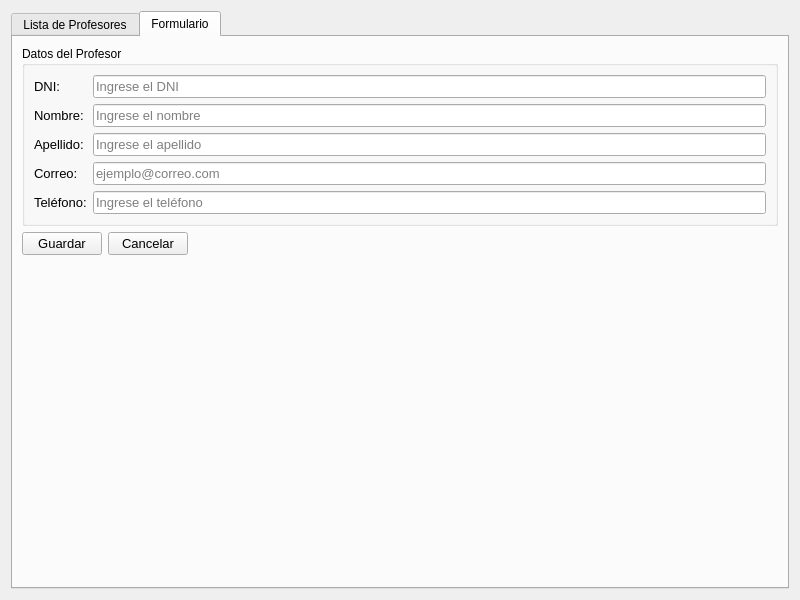
<?xml version="1.0" encoding="UTF-8"?>
<ui version="4.0">
 <class>Dialog</class>
 <widget class="QDialog" name="Dialog">
  <property name="geometry">
   <rect>
    <x>0</x>
    <y>0</y>
    <width>800</width>
    <height>600</height>
   </rect>
  </property>
  <property name="minimumSize">
   <size>
    <width>800</width>
    <height>600</height>
   </size>
  </property>
  <property name="windowTitle">
   <string>Gestión de Profesores</string>
  </property>
  <layout class="QVBoxLayout" name="verticalLayout">
   <item>
    <widget class="QTabWidget" name="tabWidget">
     <property name="currentIndex">
      <number>1</number>
     </property>
     <widget class="QWidget" name="tabLista">
      <attribute name="title">
       <string>Lista de Profesores</string>
      </attribute>
      <layout class="QVBoxLayout" name="verticalLayout_2">
       <item>
        <widget class="QTableWidget" name="tlbProfesores">
         <property name="alternatingRowColors">
          <bool>true</bool>
         </property>
         <property name="selectionBehavior">
          <enum>QAbstractItemView::SelectRows</enum>
         </property>
         <property name="sortingEnabled">
          <bool>true</bool>
         </property>
         <column>
          <property name="text">
           <string>DNI</string>
          </property>
         </column>
         <column>
          <property name="text">
           <string>Nombre</string>
          </property>
         </column>
         <column>
          <property name="text">
           <string>Apellido</string>
          </property>
         </column>
         <column>
          <property name="text">
           <string>Correo</string>
          </property>
         </column>
         <column>
          <property name="text">
           <string>Teléfono</string>
          </property>
         </column>
        </widget>
       </item>
       <item>
        <layout class="QHBoxLayout" name="horizontalLayout">
         <item>
          <widget class="QPushButton" name="btnAgregar">
           <property name="text">
            <string>Agregar Profesor</string>
           </property>
          </widget>
         </item>
         <item>
          <widget class="QPushButton" name="btnEditar">
           <property name="text">
            <string>Editar Profesor</string>
           </property>
          </widget>
         </item>
         <item>
          <widget class="QPushButton" name="btnEliminar">
           <property name="text">
            <string>Eliminar Profesor</string>
           </property>
          </widget>
         </item>
         <item>
          <spacer name="horizontalSpacer">
           <property name="orientation">
            <enum>Qt::Horizontal</enum>
           </property>
           <property name="sizeHint" stdset="0">
            <size>
             <width>40</width>
             <height>20</height>
            </size>
           </property>
          </spacer>
         </item>
         <item>
          <widget class="QPushButton" name="btnCerrar">
           <property name="text">
            <string>Cerrar</string>
           </property>
          </widget>
         </item>
        </layout>
       </item>
      </layout>
     </widget>
     <widget class="QWidget" name="tabFormulario">
      <attribute name="title">
       <string>Formulario</string>
      </attribute>
      <layout class="QVBoxLayout" name="verticalLayout_3">
       <item>
        <widget class="QGroupBox" name="groupBox">
         <property name="font">
          <font>
           <pointsize>9</pointsize>
          </font>
         </property>
         <property name="title">
          <string>Datos del Profesor</string>
         </property>
         <layout class="QFormLayout" name="formLayout">
          <item row="0" column="0">
           <widget class="QLabel" name="label">
            <property name="font">
             <font>
              <pointsize>10</pointsize>
             </font>
            </property>
            <property name="text">
             <string>DNI:</string>
            </property>
           </widget>
          </item>
          <item row="0" column="1">
           <widget class="QLineEdit" name="txtDNI">
            <property name="font">
             <font>
              <pointsize>10</pointsize>
             </font>
            </property>
            <property name="placeholderText">
             <string>Ingrese el DNI</string>
            </property>
           </widget>
          </item>
          <item row="1" column="0">
           <widget class="QLabel" name="label_2">
            <property name="font">
             <font>
              <pointsize>10</pointsize>
             </font>
            </property>
            <property name="text">
             <string>Nombre:</string>
            </property>
           </widget>
          </item>
          <item row="1" column="1">
           <widget class="QLineEdit" name="txtNombre">
            <property name="font">
             <font>
              <pointsize>10</pointsize>
             </font>
            </property>
            <property name="placeholderText">
             <string>Ingrese el nombre</string>
            </property>
           </widget>
          </item>
          <item row="2" column="0">
           <widget class="QLabel" name="label_3">
            <property name="font">
             <font>
              <pointsize>10</pointsize>
             </font>
            </property>
            <property name="text">
             <string>Apellido:</string>
            </property>
           </widget>
          </item>
          <item row="2" column="1">
           <widget class="QLineEdit" name="txtApellido">
            <property name="font">
             <font>
              <pointsize>10</pointsize>
             </font>
            </property>
            <property name="placeholderText">
             <string>Ingrese el apellido</string>
            </property>
           </widget>
          </item>
          <item row="3" column="0">
           <widget class="QLabel" name="label_4">
            <property name="font">
             <font>
              <pointsize>10</pointsize>
             </font>
            </property>
            <property name="text">
             <string>Correo:</string>
            </property>
           </widget>
          </item>
          <item row="3" column="1">
           <widget class="QLineEdit" name="txtCorreo">
            <property name="font">
             <font>
              <pointsize>10</pointsize>
             </font>
            </property>
            <property name="placeholderText">
             <string>ejemplo@correo.com</string>
            </property>
           </widget>
          </item>
          <item row="4" column="0">
           <widget class="QLabel" name="label_5">
            <property name="font">
             <font>
              <pointsize>10</pointsize>
             </font>
            </property>
            <property name="text">
             <string>Teléfono:</string>
            </property>
           </widget>
          </item>
          <item row="4" column="1">
           <widget class="QLineEdit" name="txtTelefono">
            <property name="font">
             <font>
              <pointsize>10</pointsize>
             </font>
            </property>
            <property name="placeholderText">
             <string>Ingrese el teléfono</string>
            </property>
           </widget>
          </item>
         </layout>
        </widget>
       </item>
       <item>
        <layout class="QHBoxLayout" name="horizontalLayout_2">
         <item>
          <widget class="QPushButton" name="btnGuardar">
           <property name="font">
            <font>
             <pointsize>10</pointsize>
            </font>
           </property>
           <property name="text">
            <string>Guardar</string>
           </property>
          </widget>
         </item>
         <item>
          <widget class="QPushButton" name="btnCancelar">
           <property name="font">
            <font>
             <pointsize>10</pointsize>
            </font>
           </property>
           <property name="text">
            <string>Cancelar</string>
           </property>
          </widget>
         </item>
         <item>
          <spacer name="horizontalSpacer_2">
           <property name="orientation">
            <enum>Qt::Horizontal</enum>
           </property>
           <property name="sizeHint" stdset="0">
            <size>
             <width>40</width>
             <height>20</height>
            </size>
           </property>
          </spacer>
         </item>
        </layout>
       </item>
       <item>
        <spacer name="verticalSpacer">
         <property name="orientation">
          <enum>Qt::Vertical</enum>
         </property>
         <property name="sizeHint" stdset="0">
          <size>
           <width>20</width>
           <height>40</height>
          </size>
         </property>
        </spacer>
       </item>
      </layout>
     </widget>
    </widget>
   </item>
  </layout>
 </widget>
 <resources/>
 <connections/>
</ui>
